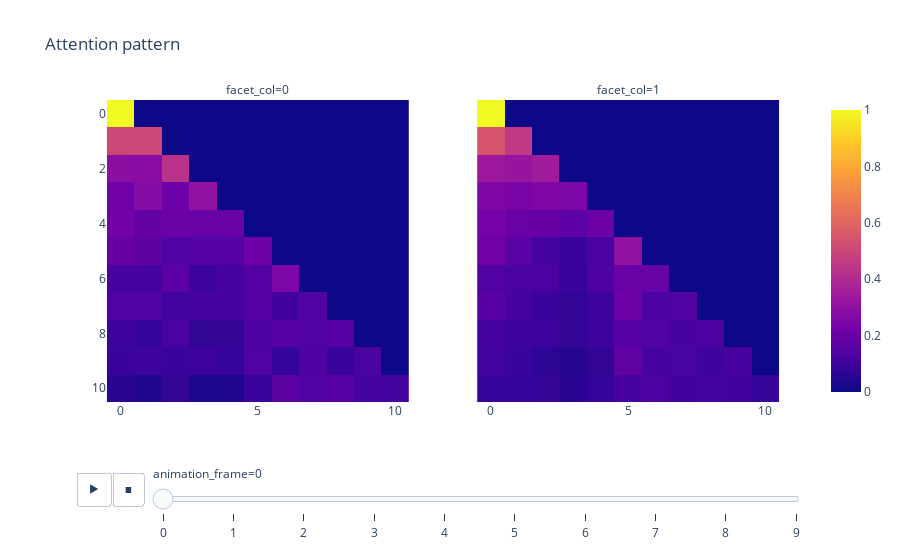
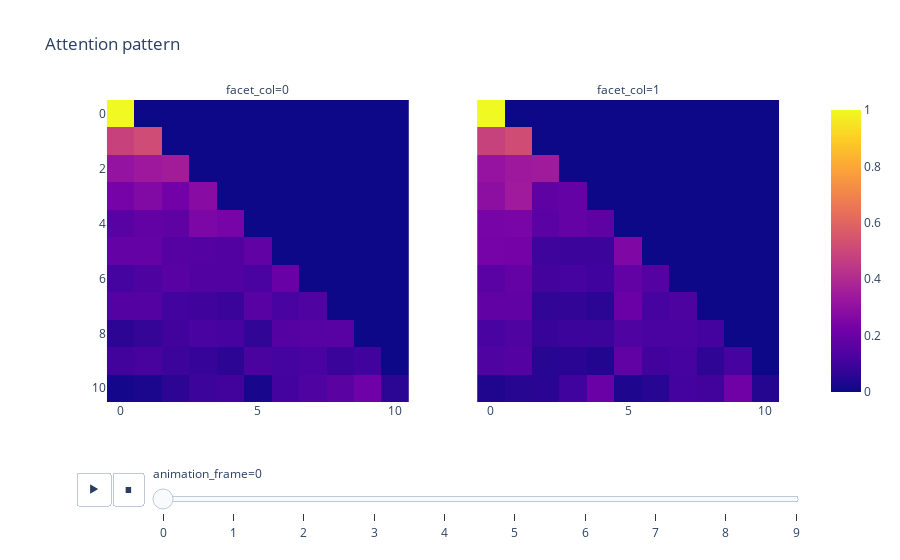
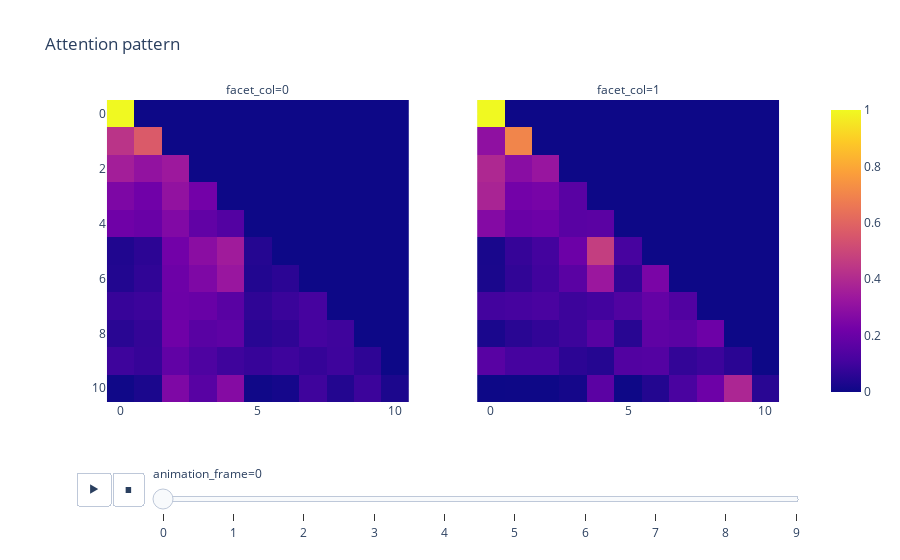

Here is the notebook cell these charts were saved with, in order:
### Code cell
import circuitsvis as cv 


attention_pattern = small_cache["pattern", 0, "attn"]
px.imshow(attention_pattern, title="Attention pattern", animation_frame=0, facet_col=1, range_color=[0, 1]).show()
attention_pattern = small_cache["pattern", 1, "attn"]
px.imshow(attention_pattern, title="Attention pattern", animation_frame=0, facet_col=1, range_color=[0, 1]).show()
attention_pattern = small_cache["pattern", 2, "attn"]
px.imshow(attention_pattern, title="Attention pattern", animation_frame=0, facet_col=1, range_color=[0, 1]).show()

### Figure 1 — Plotly figure (JSON) as saved in the notebook; plotly's stock layout.template omitted (floating-point values rounded to 4 significant figures)
{"data": [{"coloraxis": "coloraxis", "hovertemplate": "x: %{x}<br>y: %{y}<br>color: %{z}<extra></extra>", "name": "0", "type": "heatmap", "xaxis": "x", "yaxis": "y", "z": [[1, 0, 0, 0, 0, 0, 0, 0, 0, 0, 0], [0.5011, 0.4989, 0, 0, 0, 0, 0, 0, 0, 0, 0], [0.288, 0.2842, 0.4278, 0, 0, 0, 0, 0, 0, 0, 0], [0.2182, 0.2704, 0.2074, 0.3041, 0, 0, 0, 0, 0, 0, 0], [0.2256, 0.1892, 0.1996, 0.1918, 0.1937, 0, 0, 0, 0, 0, 0], [0.1912, 0.1728, 0.1359, 0.1454, 0.1462, 0.2085, 0, 0, 0, 0, 0], [0.1171, 0.111, 0.1676, 0.093, 0.1138, 0.15, 0.2475, 0, 0, 0, 0], [0.1346, 0.1379, 0.1047, 0.1105, 0.1166, 0.1491, 0.1021, 0.1444, 0, 0, 0], [0.09309, 0.07677, 0.118, 0.07056, 0.07738, 0.127, 0.151, 0.1352, 0.1509, 0, 0], [0.08838, 0.09798, 0.08816, 0.09145, 0.08273, 0.1348, 0.0782, 0.1307, 0.08473, 0.1228, 0], [0.05647, 0.04374, 0.07345, 0.0302, 0.03751, 0.08808, 0.1641, 0.1372, 0.1511, 0.1109, 0.1072]]}, {"coloraxis": "coloraxis", "hovertemplate": "x: %{x}<br>y: %{y}<br>color: %{z}<extra></extra>", "name": "1", "type": "heatmap", "xaxis": "x2", "yaxis": "y2", "z": [[1, 0, 0, 0, 0, 0, 0, 0, 0, 0, 0], [0.547, 0.453, 0, 0, 0, 0, 0, 0, 0, 0, 0], [0.3334, 0.3192, 0.3474, 0, 0, 0, 0, 0, 0, 0, 0], [0.2545, 0.242, 0.2543, 0.2492, 0, 0, 0, 0, 0, 0, 0], [0.2325, 0.2006, 0.1948, 0.1679, 0.2041, 0, 0, 0, 0, 0, 0], [0.2154, 0.1609, 0.1094, 0.08788, 0.1202, 0.3062, 0, 0, 0, 0, 0], [0.1405, 0.1224, 0.1248, 0.08546, 0.1321, 0.2012, 0.1937, 0, 0, 0, 0], [0.1594, 0.1151, 0.08751, 0.07301, 0.09258, 0.2089, 0.1271, 0.1364, 0, 0, 0], [0.1139, 0.09316, 0.09348, 0.07145, 0.0942, 0.1511, 0.1393, 0.1165, 0.1269, 0, 0], [0.1046, 0.0884, 0.0623, 0.05073, 0.07162, 0.1775, 0.1132, 0.1187, 0.09659, 0.1164, 0], [0.07938, 0.07809, 0.07769, 0.05614, 0.08011, 0.1168, 0.1257, 0.0991, 0.1082, 0.09895, 0.07985]]}], "layout": {"annotations": [{"font": {}, "showarrow": false, "text": "facet_col=0", "x": 0.245, "xanchor": "center", "xref": "paper", "y": 1, "yanchor": "bottom", "yref": "paper"}, {"font": {}, "showarrow": false, "text": "facet_col=1", "x": 0.755, "xanchor": "center", "xref": "paper", "y": 1, "yanchor": "bottom", "yref": "paper"}], "coloraxis": {"cmax": 1, "cmin": 0, "colorscale": [[0, "#0d0887"], [0.1111, "#46039f"], [0.2222, "#7201a8"], [0.3333, "#9c179e"], [0.4444, "#bd3786"], [0.5556, "#d8576b"], [0.6667, "#ed7953"], [0.7778, "#fb9f3a"], [0.8889, "#fdca26"], [1, "#f0f921"]]}, "sliders": [{"active": 0, "currentvalue": {"prefix": "animation_frame="}, "len": 0.9, "pad": {"b": 10, "t": 60}, "steps": [{"args": [["0"], {"frame": {"duration": 0, "redraw": true}, "fromcurrent": true, "mode": "immediate", "transition": {"duration": 0, "easing": "linear"}}], "label": "0", "method": "animate"}, {"args": [["1"], {"frame": {"duration": 0, "redraw": true}, "fromcurrent": true, "mode": "immediate", "transition": {"duration": 0, "easing": "linear"}}], "label": "1", "method": "animate"}, {"args": [["2"], {"frame": {"duration": 0, "redraw": true}, "fromcurrent": true, "mode": "immediate", "transition": {"duration": 0, "easing": "linear"}}], "label": "2", "method": "animate"}, {"args": [["3"], {"frame": {"duration": 0, "redraw": true}, "fromcurrent": true, "mode": "immediate", "transition": {"duration": 0, "easing": "linear"}}], "label": "3", "method": "animate"}, {"args": [["4"], {"frame": {"duration": 0, "redraw": true}, "fromcurrent": true, "mode": "immediate", "transition": {"duration": 0, "easing": "linear"}}], "label": "4", "method": "animate"}, {"args": [["5"], {"frame": {"duration": 0, "redraw": true}, "fromcurrent": true, "mode": "immediate", "transition": {"duration": 0, "easing": "linear"}}], "label": "5", "method": "animate"}, {"args": [["6"], {"frame": {"duration": 0, "redraw": true}, "fromcurrent": true, "mode": "immediate", "transition": {"duration": 0, "easing": "linear"}}], "label": "6", "method": "animate"}, {"args": [["7"], {"frame": {"duration": 0, "redraw": true}, "fromcurrent": true, "mode": "immediate", "transition": {"duration": 0, "easing": "linear"}}], "label": "7", "method": "animate"}, {"args": [["8"], {"frame": {"duration": 0, "redraw": true}, "fromcurrent": true, "mode": "immediate", "transition": {"duration": 0, "easing": "linear"}}], "label": "8", "method": "animate"}, {"args": [["9"], {"frame": {"duration": 0, "redraw": true}, "fromcurrent": true, "mode": "immediate", "transition": {"duration": 0, "easing": "linear"}}], "label": "9", "method": "animate"}], "x": 0.1, "xanchor": "left", "y": 0, "yanchor": "top"}], "title": {"text": "Attention pattern"}, "updatemenus": [{"buttons": [{"args": [null, {"frame": {"duration": 500, "redraw": true}, "fromcurrent": true, "mode": "immediate", "transition": {"duration": 500, "easing": "linear"}}], "label": "&#9654;", "method": "animate"}, {"args": [[null], {"frame": {"duration": 0, "redraw": true}, "fromcurrent": true, "mode": "immediate", "transition": {"duration": 0, "easing": "linear"}}], "label": "&#9724;", "method": "animate"}], "direction": "left", "pad": {"r": 10, "t": 70}, "showactive": false, "type": "buttons", "x": 0.1, "xanchor": "right", "y": 0, "yanchor": "top"}], "xaxis": {"anchor": "y", "constrain": "domain", "domain": [0, 0.49], "scaleanchor": "y"}, "xaxis2": {"anchor": "y2", "domain": [0.51, 1], "matches": "x"}, "yaxis": {"anchor": "x", "autorange": "reversed", "constrain": "domain", "domain": [0, 1]}, "yaxis2": {"anchor": "x2", "domain": [0, 1], "matches": "y", "showticklabels": false}}}

### Figure 2 — Plotly figure (JSON) as saved in the notebook; plotly's stock layout.template omitted (floating-point values rounded to 4 significant figures)
{"data": [{"coloraxis": "coloraxis", "hovertemplate": "x: %{x}<br>y: %{y}<br>color: %{z}<extra></extra>", "name": "0", "type": "heatmap", "xaxis": "x", "yaxis": "y", "z": [[1, 0, 0, 0, 0, 0, 0, 0, 0, 0, 0], [0.4838, 0.5162, 0, 0, 0, 0, 0, 0, 0, 0, 0], [0.3115, 0.3364, 0.3521, 0, 0, 0, 0, 0, 0, 0, 0], [0.2334, 0.2656, 0.2219, 0.2791, 0, 0, 0, 0, 0, 0, 0], [0.1583, 0.1828, 0.1753, 0.2481, 0.2355, 0, 0, 0, 0, 0, 0], [0.1895, 0.1905, 0.152, 0.1483, 0.1411, 0.1786, 0, 0, 0, 0, 0], [0.1097, 0.1302, 0.1553, 0.1451, 0.1432, 0.1204, 0.1961, 0, 0, 0, 0], [0.1494, 0.1501, 0.1044, 0.09989, 0.08756, 0.1577, 0.1174, 0.1335, 0, 0, 0], [0.05953, 0.07553, 0.104, 0.1187, 0.1124, 0.06968, 0.1499, 0.1532, 0.1571, 0, 0], [0.1039, 0.1171, 0.09388, 0.07916, 0.06168, 0.1249, 0.1093, 0.1218, 0.08687, 0.1015, 0], [0.01645, 0.02745, 0.06065, 0.09396, 0.1029, 0.02188, 0.1065, 0.1345, 0.1649, 0.2127, 0.05809]]}, {"coloraxis": "coloraxis", "hovertemplate": "x: %{x}<br>y: %{y}<br>color: %{z}<extra></extra>", "name": "1", "type": "heatmap", "xaxis": "x2", "yaxis": "y2", "z": [[1, 0, 0, 0, 0, 0, 0, 0, 0, 0, 0], [0.4822, 0.5178, 0, 0, 0, 0, 0, 0, 0, 0, 0], [0.3144, 0.3379, 0.3477, 0, 0, 0, 0, 0, 0, 0, 0], [0.2943, 0.3435, 0.1731, 0.1892, 0, 0, 0, 0, 0, 0, 0], [0.2358, 0.2438, 0.1618, 0.1877, 0.171, 0, 0, 0, 0, 0, 0], [0.2299, 0.228, 0.09692, 0.09453, 0.09386, 0.2568, 0, 0, 0, 0, 0], [0.1628, 0.187, 0.1086, 0.1107, 0.1016, 0.1808, 0.1485, 0, 0, 0, 0], [0.1764, 0.1774, 0.06952, 0.07454, 0.05881, 0.2019, 0.1143, 0.1272, 0, 0, 0], [0.1175, 0.1348, 0.08116, 0.09402, 0.09031, 0.1337, 0.1201, 0.1214, 0.1071, 0, 0], [0.1335, 0.1493, 0.04977, 0.05652, 0.04224, 0.1765, 0.1029, 0.1107, 0.066, 0.1125, 0], [0.03653, 0.0502, 0.05609, 0.1016, 0.1984, 0.03514, 0.04958, 0.1078, 0.103, 0.214, 0.04758]]}], "layout": {"annotations": [{"font": {}, "showarrow": false, "text": "facet_col=0", "x": 0.245, "xanchor": "center", "xref": "paper", "y": 1, "yanchor": "bottom", "yref": "paper"}, {"font": {}, "showarrow": false, "text": "facet_col=1", "x": 0.755, "xanchor": "center", "xref": "paper", "y": 1, "yanchor": "bottom", "yref": "paper"}], "coloraxis": {"cmax": 1, "cmin": 0, "colorscale": [[0, "#0d0887"], [0.1111, "#46039f"], [0.2222, "#7201a8"], [0.3333, "#9c179e"], [0.4444, "#bd3786"], [0.5556, "#d8576b"], [0.6667, "#ed7953"], [0.7778, "#fb9f3a"], [0.8889, "#fdca26"], [1, "#f0f921"]]}, "sliders": [{"active": 0, "currentvalue": {"prefix": "animation_frame="}, "len": 0.9, "pad": {"b": 10, "t": 60}, "steps": [{"args": [["0"], {"frame": {"duration": 0, "redraw": true}, "fromcurrent": true, "mode": "immediate", "transition": {"duration": 0, "easing": "linear"}}], "label": "0", "method": "animate"}, {"args": [["1"], {"frame": {"duration": 0, "redraw": true}, "fromcurrent": true, "mode": "immediate", "transition": {"duration": 0, "easing": "linear"}}], "label": "1", "method": "animate"}, {"args": [["2"], {"frame": {"duration": 0, "redraw": true}, "fromcurrent": true, "mode": "immediate", "transition": {"duration": 0, "easing": "linear"}}], "label": "2", "method": "animate"}, {"args": [["3"], {"frame": {"duration": 0, "redraw": true}, "fromcurrent": true, "mode": "immediate", "transition": {"duration": 0, "easing": "linear"}}], "label": "3", "method": "animate"}, {"args": [["4"], {"frame": {"duration": 0, "redraw": true}, "fromcurrent": true, "mode": "immediate", "transition": {"duration": 0, "easing": "linear"}}], "label": "4", "method": "animate"}, {"args": [["5"], {"frame": {"duration": 0, "redraw": true}, "fromcurrent": true, "mode": "immediate", "transition": {"duration": 0, "easing": "linear"}}], "label": "5", "method": "animate"}, {"args": [["6"], {"frame": {"duration": 0, "redraw": true}, "fromcurrent": true, "mode": "immediate", "transition": {"duration": 0, "easing": "linear"}}], "label": "6", "method": "animate"}, {"args": [["7"], {"frame": {"duration": 0, "redraw": true}, "fromcurrent": true, "mode": "immediate", "transition": {"duration": 0, "easing": "linear"}}], "label": "7", "method": "animate"}, {"args": [["8"], {"frame": {"duration": 0, "redraw": true}, "fromcurrent": true, "mode": "immediate", "transition": {"duration": 0, "easing": "linear"}}], "label": "8", "method": "animate"}, {"args": [["9"], {"frame": {"duration": 0, "redraw": true}, "fromcurrent": true, "mode": "immediate", "transition": {"duration": 0, "easing": "linear"}}], "label": "9", "method": "animate"}], "x": 0.1, "xanchor": "left", "y": 0, "yanchor": "top"}], "title": {"text": "Attention pattern"}, "updatemenus": [{"buttons": [{"args": [null, {"frame": {"duration": 500, "redraw": true}, "fromcurrent": true, "mode": "immediate", "transition": {"duration": 500, "easing": "linear"}}], "label": "&#9654;", "method": "animate"}, {"args": [[null], {"frame": {"duration": 0, "redraw": true}, "fromcurrent": true, "mode": "immediate", "transition": {"duration": 0, "easing": "linear"}}], "label": "&#9724;", "method": "animate"}], "direction": "left", "pad": {"r": 10, "t": 70}, "showactive": false, "type": "buttons", "x": 0.1, "xanchor": "right", "y": 0, "yanchor": "top"}], "xaxis": {"anchor": "y", "constrain": "domain", "domain": [0, 0.49], "scaleanchor": "y"}, "xaxis2": {"anchor": "y2", "domain": [0.51, 1], "matches": "x"}, "yaxis": {"anchor": "x", "autorange": "reversed", "constrain": "domain", "domain": [0, 1]}, "yaxis2": {"anchor": "x2", "domain": [0, 1], "matches": "y", "showticklabels": false}}}

### Figure 3 — Plotly figure (JSON) as saved in the notebook; plotly's stock layout.template omitted (floating-point values rounded to 4 significant figures)
{"data": [{"coloraxis": "coloraxis", "hovertemplate": "x: %{x}<br>y: %{y}<br>color: %{z}<extra></extra>", "name": "0", "type": "heatmap", "xaxis": "x", "yaxis": "y", "z": [[1, 0, 0, 0, 0, 0, 0, 0, 0, 0, 0], [0.4339, 0.5661, 0, 0, 0, 0, 0, 0, 0, 0, 0], [0.3576, 0.3067, 0.3357, 0, 0, 0, 0, 0, 0, 0, 0], [0.252, 0.2182, 0.3062, 0.2236, 0, 0, 0, 0, 0, 0, 0], [0.2152, 0.1999, 0.2608, 0.179, 0.145, 0, 0, 0, 0, 0, 0], [0.03758, 0.06079, 0.223, 0.2853, 0.3475, 0.04591, 0, 0, 0, 0, 0], [0.04039, 0.06747, 0.2101, 0.2552, 0.3263, 0.04109, 0.05942, 0, 0, 0, 0], [0.08195, 0.09105, 0.2075, 0.1959, 0.1581, 0.06675, 0.08751, 0.1112, 0, 0, 0], [0.05364, 0.0759, 0.2145, 0.1579, 0.1717, 0.05327, 0.06711, 0.1088, 0.09715, 0, 0], [0.09558, 0.07964, 0.1796, 0.131, 0.09695, 0.08203, 0.09636, 0.07798, 0.09645, 0.06445, 0], [0.005377, 0.02669, 0.2552, 0.1569, 0.2726, 0.005793, 0.01642, 0.09657, 0.04268, 0.09191, 0.02983]]}, {"coloraxis": "coloraxis", "hovertemplate": "x: %{x}<br>y: %{y}<br>color: %{z}<extra></extra>", "name": "1", "type": "heatmap", "xaxis": "x2", "yaxis": "y2", "z": [[1, 0, 0, 0, 0, 0, 0, 0, 0, 0, 0], [0.2982, 0.7018, 0, 0, 0, 0, 0, 0, 0, 0, 0], [0.3933, 0.2826, 0.324, 0, 0, 0, 0, 0, 0, 0, 0], [0.3781, 0.226, 0.2365, 0.1594, 0, 0, 0, 0, 0, 0, 0], [0.2695, 0.1995, 0.2086, 0.1584, 0.164, 0, 0, 0, 0, 0, 0], [0.02308, 0.08066, 0.1071, 0.2061, 0.4695, 0.1136, 0, 0, 0, 0, 0], [0.02489, 0.0699, 0.1013, 0.1608, 0.3318, 0.0676, 0.2436, 0, 0, 0, 0], [0.1051, 0.1114, 0.1202, 0.09322, 0.1053, 0.1384, 0.1864, 0.1399, 0, 0, 0], [0.02626, 0.05483, 0.07188, 0.09366, 0.1543, 0.05197, 0.1731, 0.1644, 0.2096, 0, 0], [0.1571, 0.1109, 0.1112, 0.06064, 0.04691, 0.1414, 0.1477, 0.07499, 0.09199, 0.05719, 0], [3.205e-05, 0.001126, 0.001679, 0.01536, 0.165, 0.001043, 0.04283, 0.122, 0.2108, 0.3861, 0.05409]]}], "layout": {"annotations": [{"font": {}, "showarrow": false, "text": "facet_col=0", "x": 0.245, "xanchor": "center", "xref": "paper", "y": 1, "yanchor": "bottom", "yref": "paper"}, {"font": {}, "showarrow": false, "text": "facet_col=1", "x": 0.755, "xanchor": "center", "xref": "paper", "y": 1, "yanchor": "bottom", "yref": "paper"}], "coloraxis": {"cmax": 1, "cmin": 0, "colorscale": [[0, "#0d0887"], [0.1111, "#46039f"], [0.2222, "#7201a8"], [0.3333, "#9c179e"], [0.4444, "#bd3786"], [0.5556, "#d8576b"], [0.6667, "#ed7953"], [0.7778, "#fb9f3a"], [0.8889, "#fdca26"], [1, "#f0f921"]]}, "sliders": [{"active": 0, "currentvalue": {"prefix": "animation_frame="}, "len": 0.9, "pad": {"b": 10, "t": 60}, "steps": [{"args": [["0"], {"frame": {"duration": 0, "redraw": true}, "fromcurrent": true, "mode": "immediate", "transition": {"duration": 0, "easing": "linear"}}], "label": "0", "method": "animate"}, {"args": [["1"], {"frame": {"duration": 0, "redraw": true}, "fromcurrent": true, "mode": "immediate", "transition": {"duration": 0, "easing": "linear"}}], "label": "1", "method": "animate"}, {"args": [["2"], {"frame": {"duration": 0, "redraw": true}, "fromcurrent": true, "mode": "immediate", "transition": {"duration": 0, "easing": "linear"}}], "label": "2", "method": "animate"}, {"args": [["3"], {"frame": {"duration": 0, "redraw": true}, "fromcurrent": true, "mode": "immediate", "transition": {"duration": 0, "easing": "linear"}}], "label": "3", "method": "animate"}, {"args": [["4"], {"frame": {"duration": 0, "redraw": true}, "fromcurrent": true, "mode": "immediate", "transition": {"duration": 0, "easing": "linear"}}], "label": "4", "method": "animate"}, {"args": [["5"], {"frame": {"duration": 0, "redraw": true}, "fromcurrent": true, "mode": "immediate", "transition": {"duration": 0, "easing": "linear"}}], "label": "5", "method": "animate"}, {"args": [["6"], {"frame": {"duration": 0, "redraw": true}, "fromcurrent": true, "mode": "immediate", "transition": {"duration": 0, "easing": "linear"}}], "label": "6", "method": "animate"}, {"args": [["7"], {"frame": {"duration": 0, "redraw": true}, "fromcurrent": true, "mode": "immediate", "transition": {"duration": 0, "easing": "linear"}}], "label": "7", "method": "animate"}, {"args": [["8"], {"frame": {"duration": 0, "redraw": true}, "fromcurrent": true, "mode": "immediate", "transition": {"duration": 0, "easing": "linear"}}], "label": "8", "method": "animate"}, {"args": [["9"], {"frame": {"duration": 0, "redraw": true}, "fromcurrent": true, "mode": "immediate", "transition": {"duration": 0, "easing": "linear"}}], "label": "9", "method": "animate"}], "x": 0.1, "xanchor": "left", "y": 0, "yanchor": "top"}], "title": {"text": "Attention pattern"}, "updatemenus": [{"buttons": [{"args": [null, {"frame": {"duration": 500, "redraw": true}, "fromcurrent": true, "mode": "immediate", "transition": {"duration": 500, "easing": "linear"}}], "label": "&#9654;", "method": "animate"}, {"args": [[null], {"frame": {"duration": 0, "redraw": true}, "fromcurrent": true, "mode": "immediate", "transition": {"duration": 0, "easing": "linear"}}], "label": "&#9724;", "method": "animate"}], "direction": "left", "pad": {"r": 10, "t": 70}, "showactive": false, "type": "buttons", "x": 0.1, "xanchor": "right", "y": 0, "yanchor": "top"}], "xaxis": {"anchor": "y", "constrain": "domain", "domain": [0, 0.49], "scaleanchor": "y"}, "xaxis2": {"anchor": "y2", "domain": [0.51, 1], "matches": "x"}, "yaxis": {"anchor": "x", "autorange": "reversed", "constrain": "domain", "domain": [0, 1]}, "yaxis2": {"anchor": "x2", "domain": [0, 1], "matches": "y", "showticklabels": false}}}
